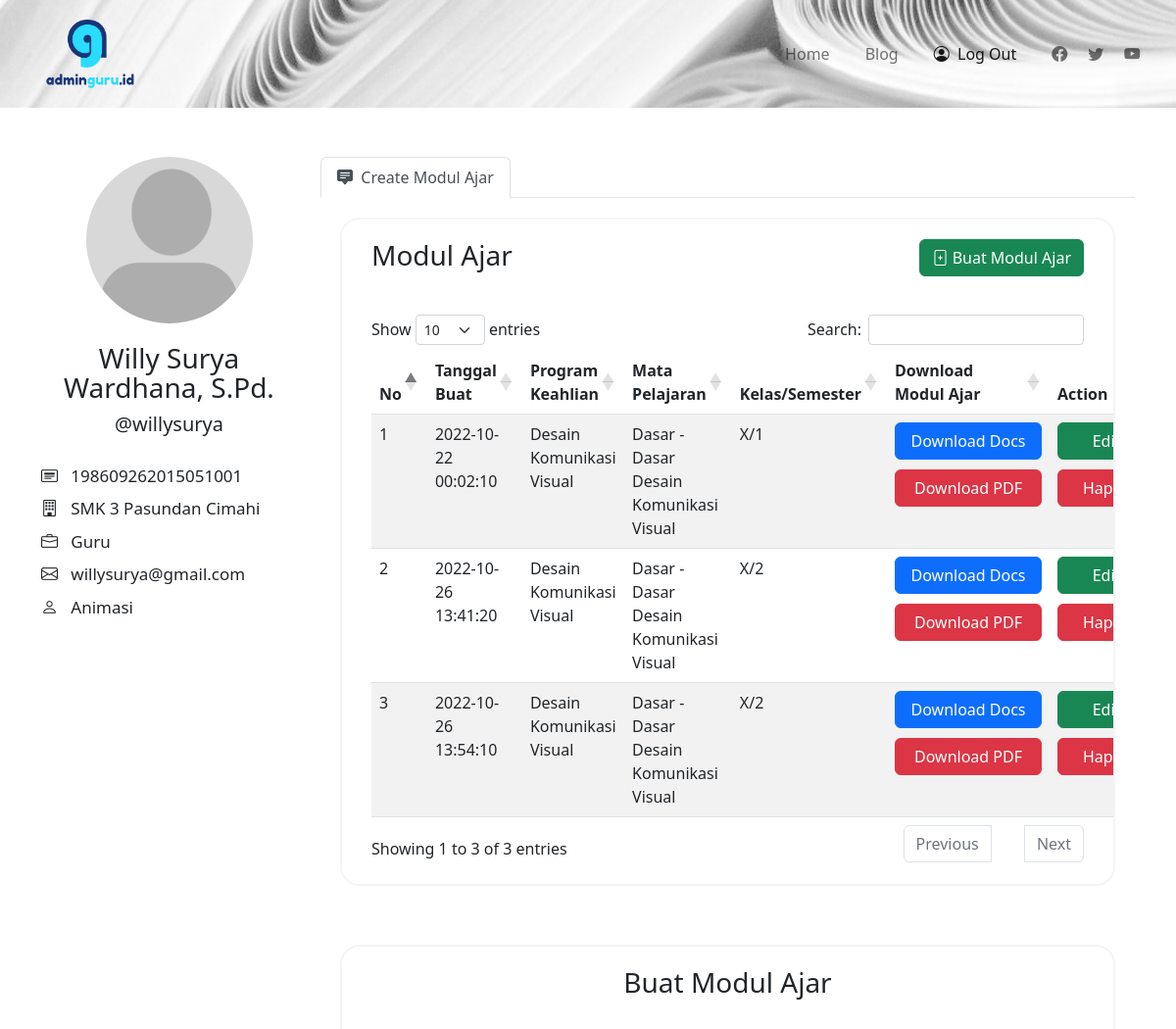
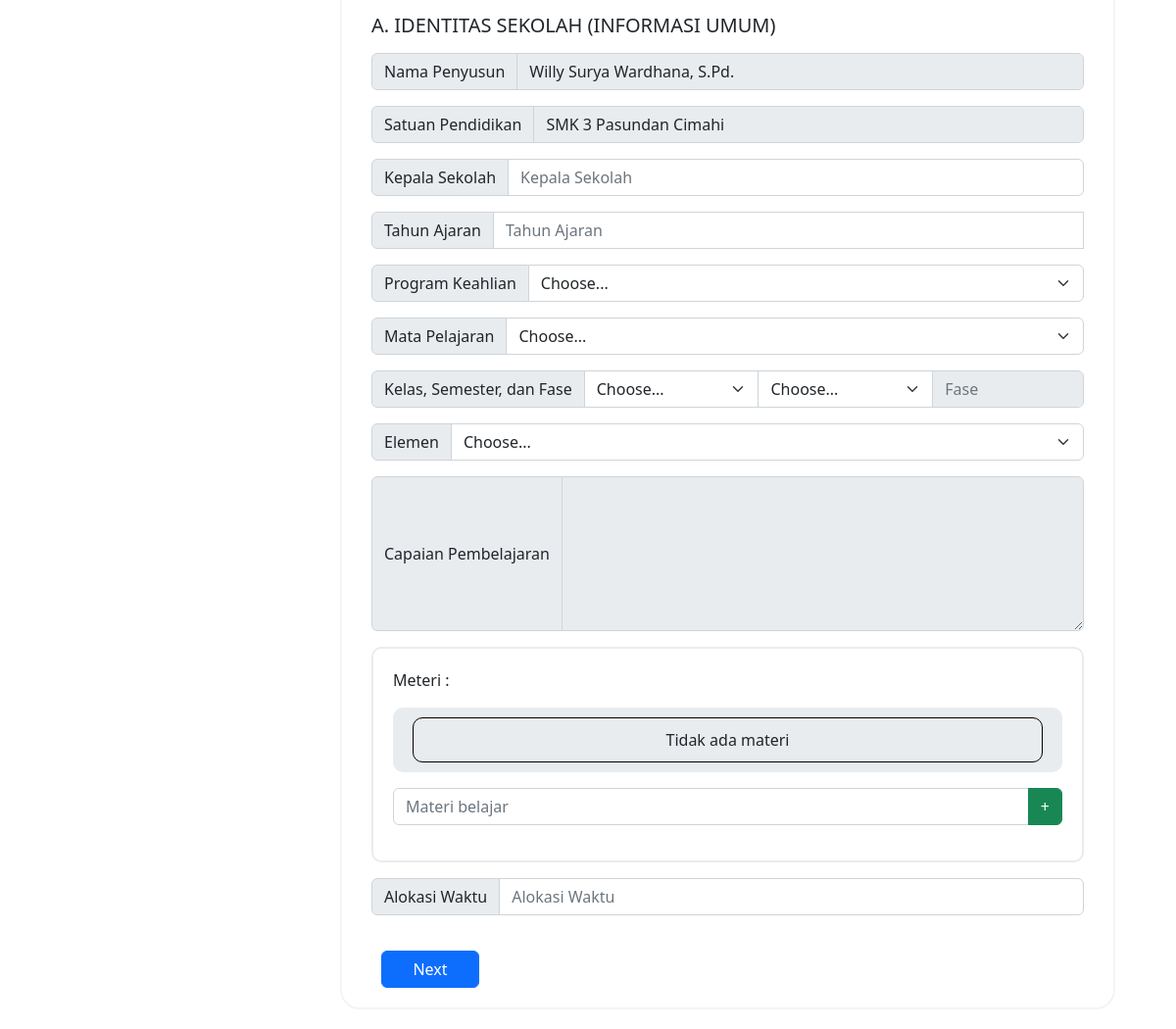
Page /create-modul-ajar/index.php (signed in) on the committed database (2 pictures, top to bottom).
### tables this page shows
CREATE TABLE `identitas_sekolah` (
  `id` int(11) NOT NULL,
  `id_user` int(11) DEFAULT NULL,
  `kepala_sekolah` varchar(255) NOT NULL,
  `tahun_ajaran` varchar(15) DEFAULT NULL,
  `program_keahlian` varchar(255) DEFAULT NULL,
  `mata_pelajaran` varchar(255) DEFAULT NULL,
  `kelas` varchar(3) DEFAULT NULL,
  `semester` int(11) DEFAULT NULL,
  `fase` varchar(1) DEFAULT NULL,
  `elemen` text,
  `capaian_pembelajaran` text,
  `alokasi_waktu` varchar(25) DEFAULT NULL,
  `created_at` datetime DEFAULT CURRENT_TIMESTAMP,
  `updated_at` datetime DEFAULT CURRENT_TIMESTAMP
);

### create-modul-ajar/index.php (the view, shortened to what this page needs)
<?php
	include("../backend/conn.php");
	$nama = $_SESSION['nama'];
	$sql = "SELECT id FROM table_user WHERE nama = '$nama'";
	$result = mysqli_query($con, $sql);
	$r = mysqli_fetch_assoc($result);
	$id_user = $r['id'];
 ?>
<!DOCTYPE html>
<html>
<head>
	<link rel="stylesheet" type="text/css" href="../style/create-modul-ajar/style.css">
	<link href="https://cdn.jsdelivr.net/npm/bootstrap@5.2.2/dist/css/bootstrap.min.css" rel="stylesheet">
	<link rel="stylesheet" href="https://cdn.jsdelivr.net/npm/bootstrap-icons@1.9.1/font/bootstrap-icons.css">
	<link rel="stylesheet" type="text/css" href="https://cdn.datatables.net/1.12.1/css/dataTables.bootstrap5.min.css">
</head>
<body>
	<div class="wrapper">
		<div class="nav-parent">
			<nav class="navbar navbar-expand-lg sticky-top navbar-light">
				<div class="container-fluid">
					<div class="logo-parent">
						<div class="logo">
							<img class="logo-icon" src="../images/logo-removebg-preview.png" alt="logo">
						</div>
					</div>
					<div class="collapse navbar-collapse" id="navbarNav"  >
						<ul class="navbar-nav mb-2 mb-lg-0">
							<li class="nav-text" >
					          <a class="nav-link" aria-current="page" href="../">Home</a>
					        </li>
					        <li class="nav-text" >
					          <a class="nav-link" aria-current="page" href="../blog">Blog</a>
					        </li>
					        <li class="nav-text">
					          <a class="nav-link active" href="../backend/logout/logout.php"><i class="bi bi-person-circle"></i>&nbsp;&nbsp;Log Out</a>
					        </li>
					        <li class="nav-icon">
					          <a class="nav-link" href="#"><i class="bi bi-facebook"></i></a>
					        </li>
					        <li class="nav-icon">
					          <a class="nav-link" href="#"><i class="bi bi-twitter"></i></a>
					        </li>
					        <li class="nav-icon">
					          <a class="nav-link" href="#"><i class="bi bi-youtube"></i></a>
					        </li>
						</ul>
				    </div>
				</div>
			</nav>
		</div>
		<div class="container">
			<div class="row row-profile">
				<div class="col-lg-3">
					<center><img src="../images/avatar.jpg" class="profile-pic" id="profile-pic"></center>
					<h3 class="profile-name"><?php echo $_SESSION['nama']; ?></h3>
					<span class="username">@<?php echo $_SESSION['username']; ?></span>
					<div class="info">
						<span class="info-item"><i class="bi bi-card-heading"></i>&nbsp;&nbsp;  <?php echo $_SESSION['nip']; ?></span>
						<span class="info-item"><i class="bi bi-building"></i>&nbsp;&nbsp; <?php echo $_SESSION['sekolah']; ?></span>
						<span class="info-item"><i class="bi bi-briefcase"></i>&nbsp;&nbsp; <?php echo $_SESSION['jabatan']; ?></span>
						<span class="info-item"><i class="bi bi-envelope"></i>&nbsp;&nbsp; <?php echo $_SESSION['email']; ?></span>
						<span class="info-item"><i class="bi bi-person"></i>&nbsp;&nbsp; <?php echo $_SESSION['mapel']; ?></span>
					</div>
				</div>
				<div class="col-lg-9 nav-info-user">
					<nav>
					  <div class="nav nav-tabs" id="nav-tab" role="tablist" style="background-color: #fff;">
					    <button class="nav-link active" id="nav-feed-tab" data-bs-toggle="tab" data-bs-target="#nav-feed" type="button" role="tab" aria-controls="nav-feed" aria-selected="true"><i class="bi bi-chat-square-text-fill"></i>&nbsp;&nbsp;Create Modul Ajar</button>
					  </div>
					</nav>
					<div class="tab-content" id="nav-tabContent">
						<div class="tab-pane fade show active" id="nav-feed" role="tabpanel" aria-labelledby="nav-feed-tab" tabindex="0">
							<div class="list-modul">
								<h3 class="title">Modul Ajar</h3>
								<a class="btn btn-success" id="create" href="#formBuatModul"><i class="bi bi-file-plus"></i> Buat Modul Ajar</a>
								<br/><br/>
								<table class="table table-striped" id="tableModul">
									<thead>
							            <tr>
							                <th>No</th>
							                <th>Tanggal Buat</th>
							                <th>Program Keahlian</th>
							                <th>Mata Pelajaran</th>
							                <th>Kelas/Semester</th>
							                <th>Download Modul Ajar</th>
							                <th>Action</th>
							            </tr>
							        </thead>
							        <tbody>
							        	<?php
							        		$sql = "SELECT * FROM identitas_sekolah WHERE id_user = '$id_user'";
							        		$result = mysqli_query($con, $sql);
							        		$i=1;
											while($r = mysqli_fetch_assoc($result)){
												echo "
													<tr>
										        		<td>".$i."</td>
										        		<td>".$r['created_at']."</td>
										        		<td>".$r['program_keahlian']."</td>
										        		<td>".$r['mata_pelajaran']."</td>
										        		<td>".$r['kelas']."/".$r['semester']."</td>
										        		<td>
										        			<center><button type='button' class='btn btn-primary btn-download' data-id='".$r['id']."' id='downloadDocs' onclick='downloadDocs(this);' >Download Docs <span class='spinner-border spinner-border-sm' role='status' aria-hidden='true' id='spinnerDownload'".$r['id']."></span></button></center>
										        			<center><button type='button' class='btn btn-danger btn-download mt-10' data-id='".$r['id']."' id='downloadPdf' data-bs-toggle='modal' data-bs-target='#exampleModal' onclick='subscribe(this);'>Download PDF</button></center>
										        		</td>
										        		<td>
										        			<center><button type='button' class='btn btn-success btn-action' data-id='".$r['id']."' onclick='editModul(this);'>Edit</button></center>
										        			<center><button type='button' class='btn btn-danger btn-action mt-10' data-id='".$r['id']."' onclick='hapusModul(this);'>Hapus</button></center>
										        		</td>
										        	</tr>
												";
												$i++;
											}
							        	?>
							        </tbody>
								</table>
							</div>
							<div class="create-modul" id="formBuatModul">
								<center><h3 class="title">Buat Modul Ajar</h3></center>
								<br/>
								<div id="carouselExampleControls" class="carousel slide" data-interval="false">
									<div class="carousel-inner">
										<form method="POST" enctype="multipart/form-data" id="formModul">
									    	<div class="carousel-item active">
									      		<h5>A. IDENTITAS SEKOLAH (INFORMASI UMUM)</h5>
									      		<div class="input-group mb-3 mt-3">
												  <span class="input-group-text" id="basic-addon1">Nama Penyusun</span>
												  <input type="text" class="form-control" aria-describedby="basic-addon1" value="<?php echo $_SESSION['nama']; ?>" disabled="disabled" id="namaPenyusun" required>
												</div>
												<div class="input-group mb-3 mt-3">
												  <span class="input-group-text" id="basic-addon1">Satuan Pendidikan</span>
												  <input type="text" class="form-control" placeholder="Satuan Pendidikan" value="<?php echo $_SESSION['sekolah']; ?>" disabled="disabled" id="satuanPend" required>
												</div>
												<div class="input-group mb-3 mt-3">
												  <span class="input-group-text" id="basic-addon1">Kepala Sekolah</span>
												  <input type="text" class="form-control" placeholder="Kepala Sekolah" id="kepala_sekolah" required>
												</div>
												<div class="input-group mb-3 mt-3">
												  <span class="input-group-text" id="basic-addon1">Tahun Ajaran</span>
												  <input type="text" class="form-control" placeholder="Tahun Ajaran" aria-label="Username" aria-describedby="basic-addon1" list="tahunajar-options" id="tahunAjar" required>
												</div>
												<div class="input-group mb-3">
													<label class="input-group-text" for="inputGroupSelect01">Program Keahlian</label>
													<select class="form-select" id="programKeahlian" required>
													    <option value="" selected>Choose...</option>
													</select>
												</div>
												<div class="input-group mb-3">
													<label class="input-group-text" for="inputGroupSelect01">Mata Pelajaran</label>
													<select class="form-select" id="mapel" required>
															<option selected>Choose...</option>
													</select>
												</div>
												<div class="input-group mb-3">
												  <span class="input-group-text">Kelas, Semester, dan Fase</span>
												  	<select class="form-select" id="kelas" required>
													    <option selected>Choose...</option>
													</select>
												  	<select class="form-select" id="semester" required>
													    <option selected>Choose...</option>
													</select>
													<input type="text" class="form-control" placeholder="Fase" aria-label="Username" aria-describedby="basic-addon1" id="fase" value="" disabled="disabled">
												</div>
												<div class="input-group mb-3">
														<span class="input-group-text">Elemen</span>
														<select class="form-select" id="elemen" required>
															<option selected>Choose...</option>
														</select>
												</div>
												<div class="input-group mb-3">
														<span class="input-group-text">Capaian Pembelajaran</span>
														<textarea class="form-control" id="cp" name="cp" disabled="disabled" rows="6" required></textarea>
												</div>
												<div class="multiple-inputs" id="multipleInputs">
														<span>Meteri : </span>
														<div class="list-input mt-3">
															<div id="inputs-materi">
																<div class="list-kosong" id="list-kosong-materi">Tidak ada materi</div>
															</div>
														</div>
														<div class="input-group mb-3 mt-3">
															<input type="text" class="form-control" list="materi-options" id="materi-input" placeholder="Materi belajar" required>
															<button class="btn btn-success" type="button" data-pp="1" onclick="addMateri();">+</button>
														</div>
												</div>
												<div class="input-group mb-3 mt-3">
												  <span class="input-group-text" id="basic-addon1">Alokasi Waktu</span>
												  <input type="text" class="form-control" placeholder="Alokasi Waktu" aria-label="Username" aria-describedby="basic-addon1" id="alokasiW" required>
												</div>
											  	<button class="btn btn-primary btn-create ml-10" type="button" data-bs-target="#carouselExampleControls" id="next1" data-bs-slide="next">
											    	<span >Next</span>
								  				</button>
									    	</div>
								    	</form>
								  	</div>
								</div>
							</div>
					  	</div>
					</div>
				</div>
			</div>
		</div>
	</div>
</body>
</html>

### style/create-modul-ajar/style.css (style rules this page uses)
html { width: 100%; height: 100%; }
body { width: 100%; height: 100%; margin:0; padding: 0; top: 0; bottom: 0; left: 0; right: 0; }
.logo-parent { margin-top: 1%; margin-left: 3%; margin-bottom: 1%; z-index: 3; }
.logo-icon { height: 70px; display: inline-block; vertical-align: top; z-index: 3; }
.collapse { display: inline-block; justify-content: end; width: auto; white-space: nowrap; z-index: 3; margin-right: 1%; }
nav { position: relative; z-index: 1; top: 0px; background: url(../../images/background-paper.jpg) no-repeat center center fixed; }
.nav-text { margin-right: 20px; }
.nav-icon { margin-right: 5px; }
.profile-pic { width: 170px; height: 170px; border-radius: 50%; }
.container .row-profile { padding-top: 50px; }
.profile-name { text-align: center; margin-top: 20px; line-height: 30px; }
.username { text-align: center; display: block; font-size: 20px; }
.info { width: 100%; margin-top: 25px; }
.info-item { font-size: 17px; margin-top: 8px; display: block; }
.list-modul { width: 100%; padding: 20px 30px; background-color: #fff; border: 2px solid #f3f4f6; border-radius: 20px; overflow-x: scroll; }
.tab-content .tab-pane { padding: 20px; }
.btn-download { width: 150px; display: inline-block; }
.mt-10 { margin-top: 10px; }
.title { display: inline-block; margin-bottom: 20px; }
.btn-action { width: 100px; }
#create { float: right; }
.create-modul { width: 100%; padding: 20px 30px; background-color: #fff; border: 2px solid #f3f4f6; border-radius: 20px; margin-top: 60px; }
.btn-create { width: 100px; margin-top: 20px; }
.ml-10 { margin-left: 10px; }
.multiple-inputs { width: 100%; padding: 20px; border: 2px solid #e9ecef; border-radius: 10px; }
.list-input { width: 100%; padding: 10px 20px; border-radius: 10px; background-color: #e9ecef; }
.list-kosong { width: 100%; padding: 10px; text-align: center; border:1px solid #000; border-radius: 10px; }

### rows in the picture
identitas_sekolah: created_at "2022-10-22 00:02:10", program_keahlian "Desain Komunikasi Visual", mata_pelajaran "Dasar - Dasar Desain Komunikasi Visual", kelas "X", semester "1"
identitas_sekolah: created_at "2022-10-26 13:41:20", program_keahlian "Desain Komunikasi Visual", mata_pelajaran "Dasar - Dasar Desain Komunikasi Visual", kelas "X", semester "2"
identitas_sekolah: created_at "2022-10-26 13:54:10", program_keahlian "Desain Komunikasi Visual", mata_pelajaran "Dasar - Dasar Desain Komunikasi Visual", kelas "X", semester "2"

### other values in the picture
$_SESSION['nama'] "Willy Surya Wardhana, S.Pd."
$_SESSION['username'] "willysurya"
$_SESSION['nip'] "198609262015051001"
$_SESSION['sekolah'] "SMK 3 Pasundan Cimahi"
$_SESSION['jabatan'] "Guru"
$_SESSION['email'] "willysurya@gmail.com"
$_SESSION['mapel'] "Animasi"
